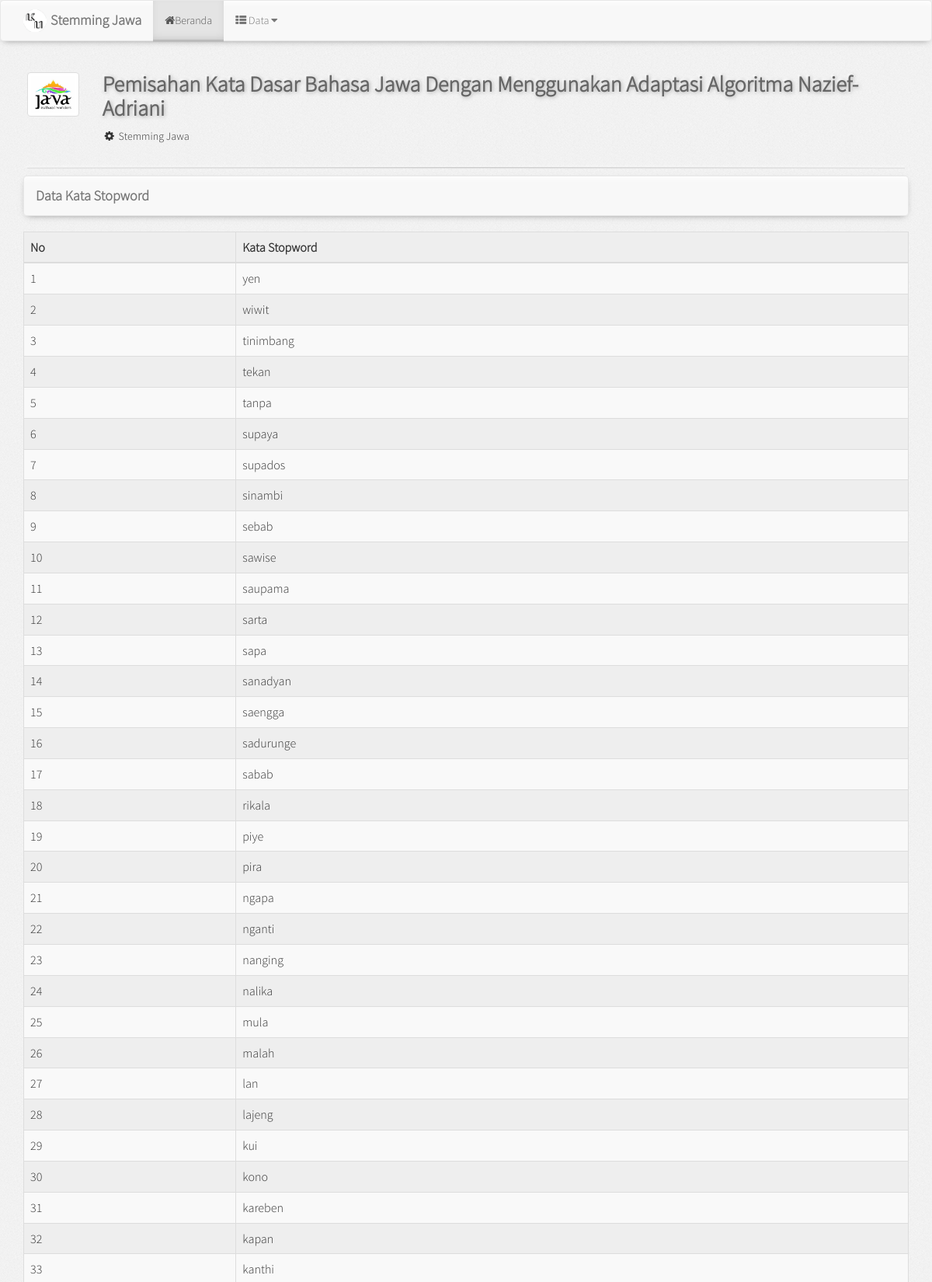
Page /index.php/stemjawa/kata_stopword (upper part) on the committed database.
### tables this page shows
CREATE TABLE `tbstoplist`  (
  `teks` varchar(255) NOT NULL,
  PRIMARY KEY (`teks`) USING BTREE
);

### application/controllers/Stemjawa.php (called while the page is built, shortened)
<?php
class Stemjawa extends CI_Controller {
	public function __construct() {
	$this->load->model('publicmodel');
	}
	function kata_stopword(){
		$data_kata_stopword = $this->publicmodel->selectdata('tbstoplist order by teks desc')->result_array();
			$data = array(
			'title'			=> 'Pemisahan Kata Dasar Bahasa Jawa Dengan Menggunakan Adaptasi Algoritma Nazief-Adriani',
			'titlesistem' => 'Pemisahan Kata Dasar Bahasa Jawa Dengan Menggunakan Adaptasi Algoritma Nazief-Adriani',
				'data_kata_stopword'		=> $data_kata_stopword,
			);
			$this->load->view('public/header',$data);
			$this->load->view('public/data_kata_stopword');
			$this->load->view('public/footer');
	}
}

### index.php (called while the page is built, shortened)
<?php
require_once BASEPATH.'core/CodeIgniter.php';

### application/models/publicmodel.php (called while the page is built, shortened)
<?php
class Publicmodel extends CI_Model {
	function selectdata($where = ''){
		return $this->db->query("select * from $where;");
	}
}
?>

### application/views/public/data_kata_stopword.php (the view, shortened to what this page needs)
<div class="container margin-b70">
  <div class="row">
    <div class="col-md-12">
      <nav class="navbar navbar-default navbar-utama nav-admin-data" role="navigation">
        <div class="container-fluid">
          <div class="navbar-header">
            <a class="navbar-brand" href="#">Data Kata Stopword</a>
          </div>
          <div class="collapse navbar-collapse" id="bs-example-navbar-collapse-2">
            </div>
            </div>
          </nav>
        </div>
      </div>
      <div class="table-responsive">
        <table id="table_data" class="table table-bordered table-striped table-admin">
        <thead><tr><th>No</th><th>Kata Stopword</th></tr></thead>
        <tbody>
        <?php
        $jumlah = count($data_kata_stopword);
          for( $a =0; $a < $jumlah; $a++){
          ?>
          <tr>
          <td><?=$a+1 ?></td>
          <td><?=$data_kata_stopword[$a]['teks'] ?></td>
          </tr>
        <?php } ?>
        </tbody>
        </table>
      </div>
    </div>

### application/views/public/header.php (shortened to what this page needs)
<!DOCTYPE html>
<html lang="en">
  <head>
    <link href="<?=base_url();?>assets/css/bootstrap.min.css" rel="stylesheet">
    <link href="<?=base_url();?>assets/css/datepicker.css" rel="stylesheet">
    <link rel="stylesheet" href="<?=base_url();?>assets/css/font-awesome.min.css">
    <link rel="stylesheet" href="<?=base_url();?>assets/css/datatable-bootstrap.css">
    <link href="<?=base_url();?>assets/css/style.css" rel="stylesheet">
    <link rel="stylesheet" type="text/css" href="<?=base_url();?>assets/css/facebox.css">
    <link rel="stylesheet" href="<?=base_url(); ?>assets/js/jquery-ui/jquery-ui.css" />
    <link rel="stylesheet" href="<?=base_url(); ?>assets/js/select2/select2.css" />
  </head>
  <body>
    <nav class="navbar navbar-default navbar-utama" role="navigation">
      <div class="container">
        <div class="navbar-header">
          <a class="navbar-brand" href="#">
          <img src="<?php echo base_url();?>assets/img/logo-navbar.png" class="logo-navbar">
          <strong>Stemming Jawa</strong>
          </a>
        </div>
        <div class="collapse navbar-collapse" id="bs-example-navbar-collapse-1">
          <ul class="nav navbar-nav navbar-left">
            <li class="active"><a href="<?php echo base_url();?>"><i class="fa fa-home"></i>Beranda</a></li>
            <li class="dropdown">
              <a href="#" class="dropdown-toggle" data-toggle="dropdown" data-hover="dropdown"><i class="fa fa-th-list"></i> Data <i class="fa fa-caret-down"></i></a>
            </li>
            </ul>
        </div>
      </div>
    </nav>
    <div class="container">
      <div class="row">
        <div class="tengah">
          <div class="head-depan tengah">
            <div class="row">
              <div class="col-md-1">
                <img class="img-thumbnail img-responsive margin-b10" src="<?php echo base_url();?>assets/img/jawa.jpg" width="100" height="100" alt="Logo" />
              </div>
              <div class="col-md-11">
                  <h1 class="judul-head"><?= $titlesistem?></h1>
                  <p><i class="fa fa-cog fa-fw"></i> Stemming Jawa</p>
              </div>
            </div>
            <hr class="hr1 margin-b-10" />
          </div>
        </div>
      </div>
    </div>

### application/views/public/footer.php (shortened to what this page needs)
  </body>
</html>

### assets/css/style.css (style rules this page uses)
body { background: url("../img/background.png"); font-family: sistem; }
.navbar-utama { box-shadow: 0px 3px 9px -5px #6D6D6D, 0px 7px 8px -5px #fff inset; }
.nav-admin-data a[class="navbar-brand"] { font-weight: bold; }
.logo-navbar { float: left; height: 30px; width: auto; margin-right: 5px; margin-top: -5px; }
.navbar-utama .navbar-nav>.active>a, .navbar-utama .navbar-nav>.active>a:hover, .navbar-default .navbar-nav>.active>a:focus { color: #555; background-color: #E4E4E4; border-bottom: 3px solid #bbb; margin-bottom: -2px; box-shadow: 0px -4px 12px -5px #bbb inset; }
.tengah { margin: 0 auto; }
.margin-b10 { margin-bottom: 10px; }
.margin-b-10 { margin-bottom: -10px; }
.margin-b70 { margin-bottom: 70px; }
.judul-head { margin-top: 0px; font-weight: bold; color: #666; text-shadow: 1px 1px 5px #aaa, -2px -2px 2px #fff; font-size: 28px; }
.head-depan { padding: 20px; min-height: 20px; }
.hr1 { border: 0; height: 1px; background: #333; background-image: -webkit-linear-gradient(left, #eee, #ccc, #eee); background-image: -moz-linear-gradient(left, #eee, #ccc, #eee); background-image: -ms-linear-gradient(left, #eee, #ccc, #eee); background-image: -o-linear-gradient(left, #eee, #ccc, #eee); box-shadow: 0px -1px 3px #fff, 0px 1px 1px rgba(0, 0, 0, 0.1); }
.table-admin { background: #eee; font-size: 16px; }

### rows in the picture
tbstoplist: teks "yen"
tbstoplist: teks "wiwit"
tbstoplist: teks "tinimbang"
tbstoplist: teks "tekan"
tbstoplist: teks "tanpa"
tbstoplist: teks "supaya"
tbstoplist: teks "supados"
tbstoplist: teks "sinambi"
tbstoplist: teks "sebab"
tbstoplist: teks "sawise"
tbstoplist: teks "saupama"
tbstoplist: teks "sarta"
tbstoplist: teks "sapa"
tbstoplist: teks "sanadyan"
tbstoplist: teks "saengga"
tbstoplist: teks "sadurunge"
tbstoplist: teks "sabab"
tbstoplist: teks "rikala"
tbstoplist: teks "piye"
tbstoplist: teks "pira"
tbstoplist: teks "ngapa"
tbstoplist: teks "nganti"
tbstoplist: teks "nanging"
tbstoplist: teks "nalika"
tbstoplist: teks "mula"
tbstoplist: teks "malah"
tbstoplist: teks "lan"
tbstoplist: teks "lajeng"
tbstoplist: teks "kui"
tbstoplist: teks "kono"
tbstoplist: teks "kareben"
tbstoplist: teks "kapan"
tbstoplist: teks "kanthi"

### other values in the picture
$titlesistem "Pemisahan Kata Dasar Bahasa Jawa Dengan Menggunakan Adaptasi Algoritma Nazief-Adriani"
